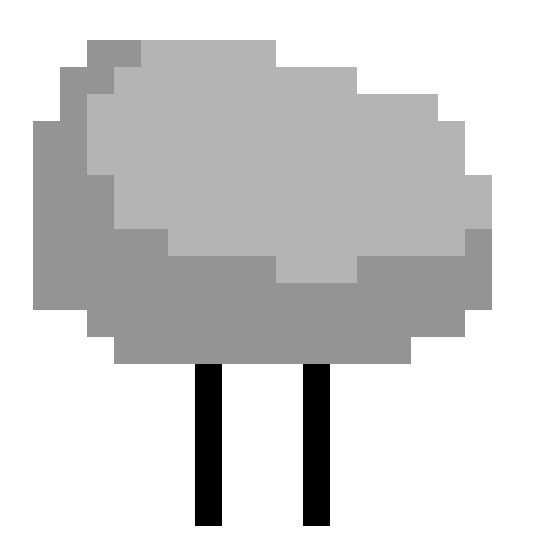
#> input picture StoneRush/assets/player_idle.png, 540 x 552 px
$ python process_sprites.py
#> lines starting #> are read from the running program, lines starting #| are printed output that depends on the picture
"""
Utility script to remove blue background from sprites and make them transparent
"""
from PIL import Image
import os


def remove_blue_background(input_path, output_path, target_size=None):
    """Remove blue/cyan background and make it transparent

    Args:
        input_path: Path to input image
        output_path: Path to save output image
        target_size: Optional (width, height) tuple to resize to before processing
    """
#> called with input_path = 'StoneRush/assets/player_idle.png', output_path = 'StoneRush/assets/player_idle.png', target_size = (32, 32)
    # Open image
    img = Image.open(input_path)
#> img is the input picture: PIL image 540x552 RGBA; mean R, G, B, A 70.6, 70.6, 70.6, 116
    img = img.convert("RGBA")

    # Resize to target size if specified
    if target_size:
        img = img.resize(target_size, Image.Resampling.LANCZOS)
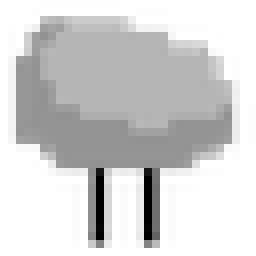
#> img: PIL image 32x32 RGBA (shown 8 times larger); mean R, G, B, A 90.4, 90.4, 90.4, 116.4; transparent parts drawn white

    # Get pixel data
    data = img.getdata()
    new_data = []

    # The background color appears to be light cyan RGB around (135, 206, 235)
    # We'll use a threshold to catch similar colors
    for item in data:
        r, g, b, a = item

        # Check if pixel is cyan/light blue (sky color)
        # Cyan has: high blue, medium-high green, lower red
        # Allow some tolerance for similar shades
        if (r < 200 and g > 170 and b > 200):  # Cyan range
            # Make it transparent
            new_data.append((0, 0, 0, 0))
        else:
            # Keep the pixel
            new_data.append(item)
#> this loop made 1024 passes
#> (r, g, b, a) on passes 1 to 3: (0, 0, 0, 0), (0, 0, 0, 0), (0, 0, 0, 0)
#> after the loop, new_data = 1024 items, first 6: (0, 0, 0, 0), (0, 0, 0, 0), (0, 0, 0, 0), (0, 0, 0, 0), (0, 0, 0, 0), (170, 170, 170, 3)

    # Update image data
    img.putdata(new_data)

    # Save
    img.save(output_path)
    print(f"Processed: {output_path}")


if __name__ == "__main__":
    assets_dir = os.path.join(os.path.dirname(__file__), "assets")

    # Standard size for all player sprites (square for easier scaling)
    SPRITE_SIZE = (32, 32)

    print("Processing sprites...")
    print(f"Target size: {SPRITE_SIZE}")

    # Process player sprites - resize to same size first!
    remove_blue_background(
        os.path.join(assets_dir, "player_idle.png"),
        os.path.join(assets_dir, "player_idle.png"),
        target_size=SPRITE_SIZE
    )

    remove_blue_background(
        os.path.join(assets_dir, "player_walk.png"),
        os.path.join(assets_dir, "player_walk.png"),
        target_size=SPRITE_SIZE
    )
#> call 2 of remove_blue_background, with input_path = 'StoneRush/assets/player_walk.png', output_path = 'StoneRush/assets/player_walk.png', target_size = (32, 32)
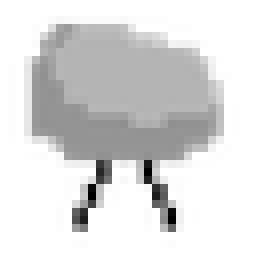
#> input picture StoneRush/assets/player_walk.png, 32 x 32 px (shown 8 times larger)
#> in remove_blue_background, img is the input picture: PIL image 32x32 RGBA; mean R, G, B, A 75.2, 75.2, 75.2, 92.7
#> the loop in remove_blue_background (call 2), `for item in data:` made 1024 passes

    # Verify both sprites are the same size
    idle_img = Image.open(os.path.join(assets_dir, "player_idle.png"))
    walk_img = Image.open(os.path.join(assets_dir, "player_walk.png"))
    print(f"\nVerification:")
    print(f"  player_idle.png: {idle_img.size}")
#|   player_idle.png: (32, 32)
    print(f"  player_walk.png: {walk_img.size}")
#|   player_walk.png: (32, 32)
    if idle_img.size == walk_img.size:
        print(f"[OK] Both sprites are now the same size!")
    else:
        print(f"[WARNING] Sprites still have different sizes!")

    # Process block sprites
    print(f"\nProcessing block sprites...")
    remove_blue_background(
        os.path.join(assets_dir, "block_ground.png"),
        os.path.join(assets_dir, "block_ground.png"),
        target_size=SPRITE_SIZE
    )
#> (the run stopped early here; a loop or call above may not have finished)
